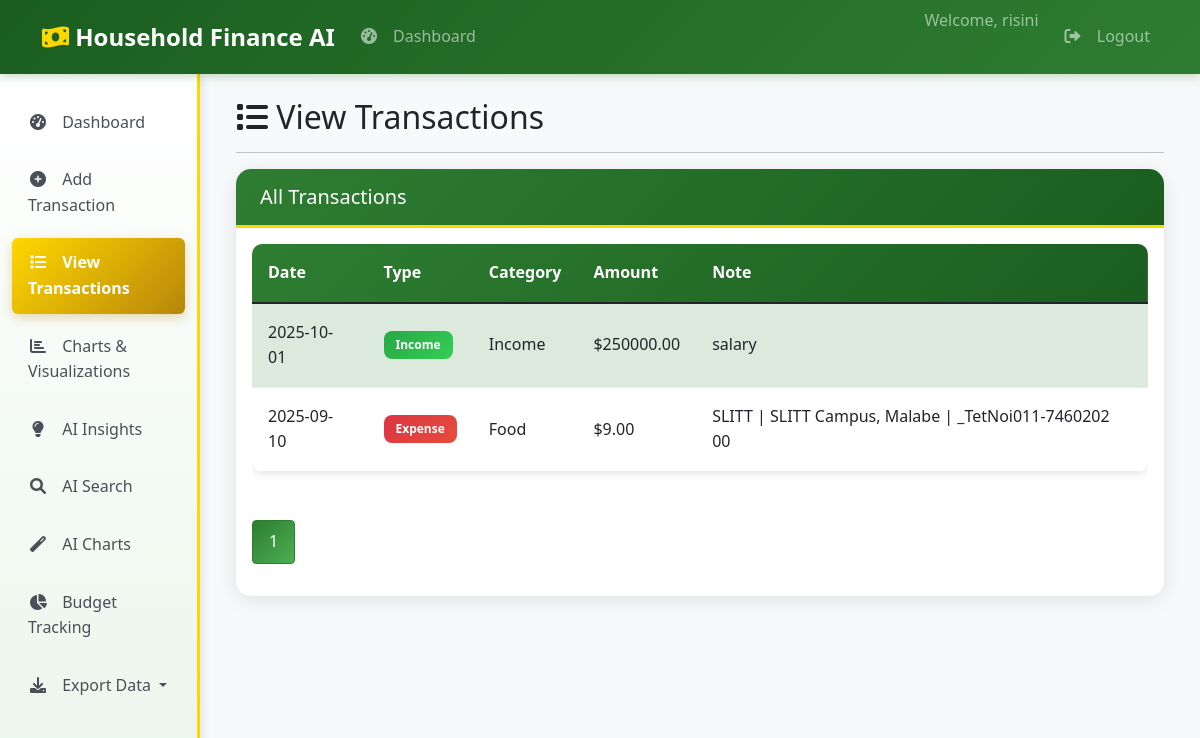
Before: /view-transactions (signed in) with the older database file.
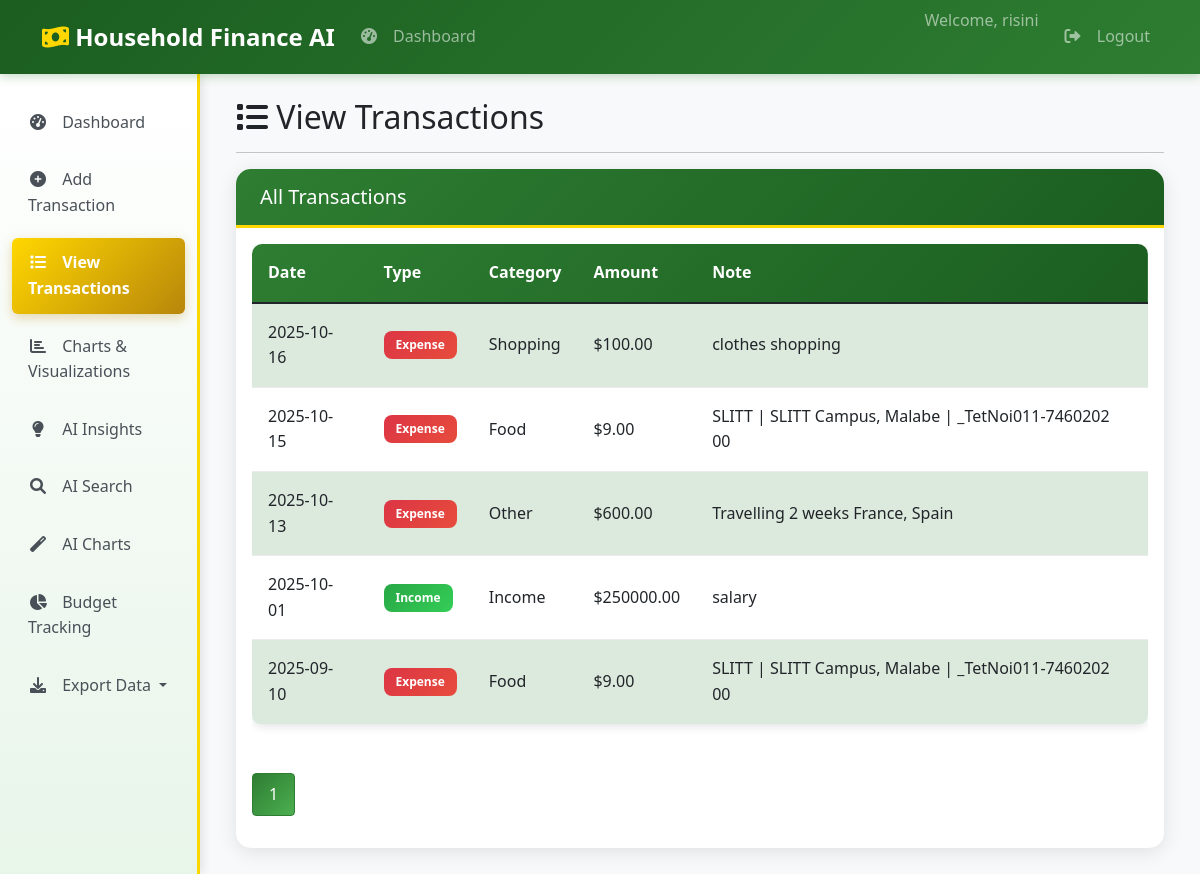
After: the same page with the newer database file.
### core/database.py (models this page shows, shortened)
class User(UserMixin, db.Model):
    __tablename__ = "users"
    id = db.Column(db.Integer, primary_key=True)
    username = db.Column(db.String(80), unique=True, nullable=False)
    password_hash = db.Column(db.String(120), nullable=False)
    role = db.Column(db.String(20), nullable=False, default="user")
    household_id = db.Column(db.Integer, db.ForeignKey("households.id"), nullable=True)
    created_at = db.Column(db.DateTime, default=datetime.utcnow)
    household = db.relationship("Household", back_populates="users")
    transactions = db.relationship("Transaction", back_populates="user")

class Transaction(db.Model):
    __tablename__ = "transactions"
    id = db.Column(db.Integer, primary_key=True)
    user_id = db.Column(db.Integer, db.ForeignKey("users.id"), nullable=False)
    type = db.Column(db.String(20), nullable=False)  # ✅ This should be 'type' not 't_type'
    category = db.Column(db.String(100), nullable=False)
    amount = db.Column(db.Float, nullable=False)
    date = db.Column(db.Date, nullable=False, default=datetime.utcnow)
    note = db.Column(db.Text, nullable=True)
    created_at = db.Column(db.DateTime, default=datetime.utcnow)
    user = db.relationship("User", back_populates="transactions")

### app/routes/transactions.py (the view, shortened to what this page needs)
@transactions_bp.route('/view-transactions')
@login_required
def view_transactions():
    page = request.args.get('page', 1, type=int)
    per_page = 10
    transactions_pagination = Transaction.query.filter_by(user_id=current_user.id)\
        .order_by(Transaction.date.desc())\
        .paginate(page=page, per_page=per_page, error_out=False)
    transactions = transactions_pagination.items
    anomalies = collector.detect_anomalies(current_user.id)
    anomaly_ids = [a['id'] for a in anomalies]
    llm_explanations = {}
    for txn_dict in anomalies:
        txn = Transaction.query.get(txn_dict['id'])
        if txn:
            llm_explanations[txn.id] = collector.explain_anomaly(txn)
    summary = collector.generate_summary(current_user.id, period='week')
    return render_template(
        'view_transactions.html',
        transactions=transactions_pagination,
        anomalies=anomalies,
        anomaly_ids=anomaly_ids,
        llm_explanations=llm_explanations,
        summary=summary
    )

### agents/data_collector.py (called while the page is built)
    def get_transactions_df(self, user_id):
        transactions = Transaction.query.filter_by(user_id=user_id).all()
        if not transactions:
            return pd.DataFrame()
        data = [{
            "id": t.id,
            "date": t.date,
            "type": t.type,  # CHANGED: t_type → type
            "category": t.category,
            "amount": t.amount,
            "note": t.note
        } for t in transactions]
        df = pd.DataFrame(data)
        if not df.empty and 'date' in df.columns:
            df['date'] = pd.to_datetime(df['date'])
        return df

    def detect_anomalies(self, user_id):
        df = self.get_transactions_df(user_id)
        if df.empty:
            return []
        mean = df['amount'].mean()
        std = df['amount'].std()
        if std > 0:
            anomalies = df[df['amount'] > mean + 2 * std]
            return anomalies.to_dict('records')
        return []

### app/templates/view_transactions.html (shortened to what this page needs)
{% extends "base.html" %}
{% block content %}
<div class="row">
    <div class="col-12">
        <h2><i class="fas fa-list"></i> View Transactions</h2>
        <hr>
    </div>
</div>
<div class="row">
    <div class="col-12">
        <div class="card">
            <div class="card-header">
                <h5 class="mb-0">All Transactions</h5>
            </div>
            <div class="card-body">
                {% if transactions.items %}
                <div class="table-responsive">
                    <table class="table table-striped">
                        <thead>
                            <tr>
                                <th>Date</th>
                                <th>Type</th>
                                <th>Category</th>
                                <th>Amount</th>
                                <th>Note</th>
                            </tr>
                        </thead>
                        <tbody>
                            {% for transaction in transactions.items %}
                            <tr>
                                <td>{{ transaction.date.strftime('%Y-%m-%d') }}</td>
                                <td>
                                    <span class="badge {% if transaction.type == 'income' %}bg-success{% else %}bg-danger{% endif %}">
                                        {{ transaction.type.title() }}
                                    </span>
                                </td>
                                <td>{{ transaction.category }}</td>
                                <td>${{ "%.2f"|format(transaction.amount) }}</td>
                                <td>{{ transaction.note or '-' }}</td>
                            </tr>
                            {% endfor %}
                        </tbody>
                    </table>
                </div>
                <nav aria-label="Transaction pagination">
                    <ul class="pagination">
                        {% for page_num in transactions.iter_pages() %}
                            {% if page_num %}
                                <li class="page-item {% if page_num == transactions.page %}active{% endif %}">
                                    <a class="page-link" href="{{ url_for('transactions.view_transactions', page=page_num) }}">{{ page_num }}</a>
                                </li>
                            {% else %}
                                <li class="page-item disabled"><span class="page-link">…</span></li>
                            {% endif %}
                        {% endfor %}
                    </ul>
                </nav>
                {% else %}
                <p class="text-muted">No transactions found.</p>
                <a href="{{ url_for('transactions.add_transaction') }}" class="btn btn-primary">
                    Add Your First Transaction
                </a>
                {% endif %}
            </div>
        </div>
    </div>
</div>
{% endblock %}

### app/templates/base.html (shortened to what this page needs)
<!DOCTYPE html>
<html lang="en">
  <head>
    <link
      href="https://cdn.jsdelivr.net/npm/bootstrap@5.1.3/dist/css/bootstrap.min.css"
      rel="stylesheet"
    />
    <link
      href="https://cdnjs.cloudflare.com/ajax/libs/font-awesome/6.0.0/css/all.min.css"
      rel="stylesheet"
    />
    <link href="{{ url_for('static', filename='css/theme.css') }}" rel="stylesheet">
  </head>
  <body>
    <nav class="navbar navbar-expand-lg navbar-dark bg-dark">
      <div class="container">
        <a class="navbar-brand" href="{% if current_user.is_authenticated %}{{ url_for('transactions.dashboard') }}{% else %}{{ url_for('main.home') }}{% endif %}">
          <i class="fas fa-money-bill-wave"></i> Household Finance AI
        </a>
        <div class="collapse navbar-collapse" id="navbarNav">
          {% if current_user.is_authenticated %}
          <ul class="navbar-nav me-auto">
            <li class="nav-item">
              <a class="nav-link" href="{{ url_for('transactions.dashboard') }}">
                <i class="fas fa-tachometer-alt"></i> Dashboard
              </a>
            </li>
          </ul>
          <ul class="navbar-nav ms-auto">
            <li class="nav-item">
              <span class="navbar-text me-3">
                Welcome, {{ current_user.username }}
              </span>
            </li>
            <li class="nav-item">
              <a class="nav-link" href="{{ url_for('auth.logout') }}">
                <i class="fas fa-sign-out-alt"></i> Logout
              </a>
            </li>
          </ul>
          {% endif %}
        </div>
      </div>
    </nav>
    <div class="container-fluid">
      <div class="row">
        {% if current_user.is_authenticated %}
        <div class="col-md-3 col-lg-2 sidebar">
          <nav class="nav flex-column">
            <a
              class="nav-link {% if request.endpoint == 'transactions.dashboard' %}active{% endif %}"
              href="{{ url_for('transactions.dashboard') }}"
            >
              <i class="fas fa-tachometer-alt"></i> Dashboard
            </a>
            <a
              class="nav-link {% if request.endpoint == 'transactions.add_transaction' %}active{% endif %}"
              href="{{ url_for('transactions.add_transaction') }}"
            >
              <i class="fas fa-plus-circle"></i> Add Transaction
            </a>
            <a
              class="nav-link {% if request.endpoint == 'transactions.view_transactions' %}active{% endif %}"
              href="{{ url_for('transactions.view_transactions') }}"
            >
              <i class="fas fa-list"></i> View Transactions
            </a>
            <a
              class="nav-link {% if request.endpoint == 'charts.charts_page' %}active{% endif %}"
              href="{{ url_for('charts.charts_page') }}"
            >
              <i class="fas fa-chart-bar"></i> Charts & Visualizations
            </a>
            <a
              class="nav-link {% if request.endpoint == 'insights.insights_page' %}active{% endif %}"
              href="{{ url_for('insights.insights_page') }}"
            >
              <i class="fas fa-lightbulb"></i> AI Insights
            </a>
            <a
              class="nav-link {% if request.endpoint == 'transactions.ai_search_demo' %}active{% endif %}"
              href="{{ url_for('transactions.ai_search_page') }}"
            >
              <i class="fas fa-search"></i> AI Search
            </a>
            <a
              class="nav-link {% if request.endpoint == 'charts.ai_charts' %}active{% endif %}"
              href="{{ url_for('charts.ai_charts_page') }}"
            >
              <i class="fas fa-magic"></i> AI Charts
            </a>
            <a
              class="nav-link {% if request.endpoint == 'budget.budget_page' %}active{% endif %}"
              href="{{ url_for('budget.budget_page') }}"
            >
              <i class="fas fa-chart-pie"></i> Budget Tracking
            </a>
            <div class="nav-item dropdown">
              <a
                class="nav-link dropdown-toggle"
                href="#"
                role="button"
                data-bs-toggle="dropdown"
              >
                <i class="fas fa-download"></i> Export Data
              </a>
            </div>
          </nav>
        </div>
        {% endif %}
        <div
          class="{% if current_user.is_authenticated %}col-md-9 col-lg-10{% else %}col-12{% endif %}"
        >
          <div class="container mt-4">
            {% block content %}{% endblock %}
          </div>
        </div>
      </div>
    </div>
  </body>
</html>

### app/static/css/theme.css (style rules this page uses)
:root { --primary-green: #2e7d32; --dark-green: #1b5e20; --light-green: #4caf50; --pale-green: #e8f5e9; --primary-gold: #ffd700; --dark-gold: #b8860b; --light-gold: #fff9c4; --warm-gold: #ffecb3; --white: #ffffff; --light-gray: #f8f9fa; --medium-gray: #e9ecef; --dark-gray: #495057; --text-dark: #212529; --success: #28a745; --info: #17a2b8; --warning: #ffc107; --danger: #dc3545; }
body { font-family: 'Segoe UI', Tahoma, Geneva, Verdana, sans-serif; background-color: var(--light-gray); color: var(--text-dark); line-height: 1.6; }
.navbar-dark.bg-dark { background: linear-gradient(135deg, var(--dark-green) 0%, var(--primary-green) 100%) !important; box-shadow: 0 2px 10px rgba(46, 125, 50, 0.3); }
.navbar-brand { font-weight: 700; font-size: 1.5rem; }
.navbar-brand i { color: var(--primary-gold); }
.sidebar { background: linear-gradient(180deg, var(--white) 0%, var(--pale-green) 100%); border-right: 3px solid var(--primary-gold); box-shadow: 2px 0 10px rgba(0, 0, 0, 0.1); }
.nav-link { color: var(--dark-gray); padding: 0.75rem 1rem; margin: 0.25rem 0.5rem; border-radius: 0.5rem; transition: all 0.3s ease; font-weight: 500; }
.nav-link.active { background: linear-gradient(135deg, var(--primary-gold) 0%, var(--dark-gold) 100%); color: var(--text-dark); font-weight: 600; box-shadow: 0 4px 12px rgba(184, 134, 11, 0.3); }
.nav-link i { width: 20px; text-align: center; margin-right: 10px; }
.card { border: none; border-radius: 15px; box-shadow: 0 4px 20px rgba(0, 0, 0, 0.1); transition: all 0.3s ease; margin-bottom: 1.5rem; overflow: hidden; }
.card-header { background: linear-gradient(135deg, var(--primary-green) 0%, var(--dark-green) 100%); color: var(--white); border-bottom: 3px solid var(--primary-gold); padding: 1rem 1.5rem; font-weight: 600; }
.table { border-radius: 10px; overflow: hidden; box-shadow: 0 2px 10px rgba(0, 0, 0, 0.1); }
.table thead { background: linear-gradient(135deg, var(--primary-green) 0%, var(--dark-green) 100%); color: var(--white); }
.table th { border: none; padding: 1rem; font-weight: 600; }
.table td { padding: 1rem; vertical-align: middle; border-color: var(--medium-gray); }
.table-striped tbody tr:nth-of-type(odd) { background-color: var(--pale-green); }
.badge { padding: 0.5rem 0.75rem; border-radius: 8px; font-weight: 600; }
.badge.bg-success { background: linear-gradient(135deg, var(--success) 0%, #34ce57 100%) !important; }
.badge.bg-danger { background: linear-gradient(135deg, var(--danger) 0%, #e74c3c 100%) !important; }
.pagination { margin-top: 2rem; }
.page-link { color: var(--primary-green); border: 1px solid var(--medium-gray); padding: 0.5rem 1rem; }
.page-item.active .page-link { background: linear-gradient(135deg, var(--primary-green) 0%, var(--light-green) 100%); border-color: var(--primary-green); }

### app/templates/base.html (style rules this page uses)
.sidebar { background-color: #f8f9fa; min-height: 100vh; padding-top: 20px; }
.nav-link { color: #495057; padding: 0.75rem 1rem; margin: 0.25rem 0; border-radius: 0.375rem; }
.nav-link:hover, .nav-link.active { background-color: #007bff; color: white; }

Changed rows visible on the page:
added Transaction: amount "100.00"
added Transaction: amount "9.00"
added Transaction: amount "600.00"
